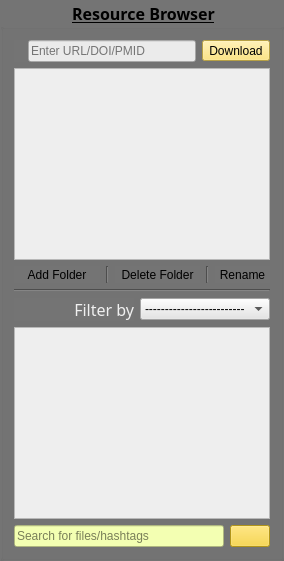
         <widget class="QGroupBox" name="groupBox">
          <property name="sizePolicy">
           <sizepolicy hsizetype="Expanding" vsizetype="Preferred">
            <horstretch>1</horstretch>
            <verstretch>0</verstretch>
           </sizepolicy>
          </property>
          <property name="font">
           <font>
            <family>Trebuchet MS</family>
            <pointsize>12</pointsize>
            <weight>75</weight>
            <bold>true</bold>
            <underline>true</underline>
           </font>
          </property>
          <property name="styleSheet">
           <string notr="true">background-color: rgb(116, 116, 116);</string>
          </property>
          <property name="title">
           <string>Resource Browser</string>
          </property>
          <property name="alignment">
           <set>Qt::AlignCenter</set>
          </property>
          <property name="flat">
           <bool>true</bool>
          </property>
          <property name="checkable">
           <bool>false</bool>
          </property>
          <property name="checked">
           <bool>false</bool>
          </property>
          <layout class="QVBoxLayout" name="verticalLayout" stretch="0,0,0,0,0,0,0">
           <item>
            <layout class="QHBoxLayout" name="horizontalLayout_2">
             <property name="spacing">
              <number>0</number>
             </property>
             <property name="sizeConstraint">
              <enum>QLayout::SetDefaultConstraint</enum>
             </property>
             <item>
              <widget class="QLabel" name="label">
               <property name="text">
                <string/>
               </property>
              </widget>
             </item>
             <item>
              <widget class="QLabel" name="label_3">
               <property name="text">
                <string/>
               </property>
              </widget>
             </item>
             <item>
              <widget class="QLineEdit" name="inputurl">
               <property name="styleSheet">
                <string notr="true">background-color: rgb(235, 235, 235);</string>
               </property>
               <property name="alignment">
                <set>Qt::AlignLeading|Qt::AlignLeft|Qt::AlignVCenter</set>
               </property>
               <property name="dragEnabled">
                <bool>true</bool>
               </property>
               <property name="placeholderText">
                <string>Enter URL/DOI/PMID</string>
               </property>
               <property name="clearButtonEnabled">
                <bool>true</bool>
               </property>
              </widget>
             </item>
             <item>
              <spacer name="horizontalSpacer">
               <property name="orientation">
                <enum>Qt::Horizontal</enum>
               </property>
               <property name="sizeType">
                <enum>QSizePolicy::Minimum</enum>
               </property>
               <property name="sizeHint" stdset="0">
                <size>
                 <width>6</width>
                 <height>6</height>
                </size>
               </property>
              </spacer>
             </item>
             <item>
              <widget class="QToolButton" name="downloadbutton">
               <property name="sizePolicy">
                <sizepolicy hsizetype="Fixed" vsizetype="Fixed">
                 <horstretch>0</horstretch>
                 <verstretch>0</verstretch>
                </sizepolicy>
               </property>
               <property name="toolTip">
                <string>&lt;html&gt;&lt;head/&gt;&lt;body&gt;&lt;p&gt;&lt;span style=&quot; color:#000000;&quot;&gt;Download to the selected folder. Shortcut Shift+Return&lt;/span&gt;&lt;/p&gt;&lt;/body&gt;&lt;/html&gt; </string>
               </property>
               <property name="autoFillBackground">
                <bool>false</bool>
               </property>
               <property name="styleSheet">
                <string notr="true">background-color: rgb(255, 224, 97);





</string>
               </property>
               <property name="text">
                <string>Download</string>
               </property>
               <property name="icon">
                <iconset>
                 <normaloff>ico/030.png</normaloff>ico/030.png</iconset>
               </property>
               <property name="iconSize">
                <size>
                 <width>41</width>
                 <height>19</height>
                </size>
               </property>
               <property name="checkable">
                <bool>false</bool>
               </property>
               <property name="toolButtonStyle">
                <enum>Qt::ToolButtonFollowStyle</enum>
               </property>
              </widget>
             </item>
            </layout>
           </item>
           <item>
            <widget class="QTreeView" name="tree">
             <property name="styleSheet">
              <string notr="true">background-color: rgb(238, 238, 238);</string>
             </property>
            </widget>
           </item>
           <item>
            <layout class="QHBoxLayout" name="horizontalLayout_3">
             <item>
              <widget class="QToolButton" name="newfolder">
               <property name="sizePolicy">
                <sizepolicy hsizetype="Ignored" vsizetype="Fixed">
                 <horstretch>0</horstretch>
                 <verstretch>0</verstretch>
                </sizepolicy>
               </property>
               <property name="toolTip">
                <string>Creates new folder</string>
               </property>
               <property name="autoFillBackground">
                <bool>false</bool>
               </property>
               <property name="styleSheet">
                <string notr="true">QToolTip { color: #000; background-color: #fff; border: none; }
QToolButton{border:none;}
</string>
               </property>
               <property name="text">
                <string>Add Folder</string>
               </property>
               <property name="icon">
                <iconset>
                 <normaloff>ico/019.png</normaloff>ico/019.png</iconset>
               </property>
               <property name="iconSize">
                <size>
                 <width>37</width>
                 <height>40</height>
                </size>
               </property>
               <property name="toolButtonStyle">
                <enum>Qt::ToolButtonFollowStyle</enum>
               </property>
              </widget>
             </item>
             <item>
              <widget class="Line" name="line_2">
               <property name="orientation">
                <enum>Qt::Vertical</enum>
               </property>
              </widget>
             </item>
             <item>
              <widget class="QToolButton" name="deletefolder">
               <property name="sizePolicy">
                <sizepolicy hsizetype="Ignored" vsizetype="Fixed">
                 <horstretch>0</horstretch>
                 <verstretch>0</verstretch>
                </sizepolicy>
               </property>
               <property name="palette">
                <palette>
                 <active>
                  <colorrole role="Button">
                   <brush brushstyle="SolidPattern">
                    <color alpha="255">
                     <red>116</red>
                     <green>116</green>
                     <blue>116</blue>
                    </color>
                   </brush>
                  </colorrole>
                  <colorrole role="Base">
                   <brush brushstyle="SolidPattern">
                    <color alpha="255">
                     <red>116</red>
                     <green>116</green>
                     <blue>116</blue>
                    </color>
                   </brush>
                  </colorrole>
                  <colorrole role="Window">
                   <brush brushstyle="SolidPattern">
                    <color alpha="255">
                     <red>116</red>
                     <green>116</green>
                     <blue>116</blue>
                    </color>
                   </brush>
                  </colorrole>
                 </active>
                 <inactive>
                  <colorrole role="Button">
                   <brush brushstyle="SolidPattern">
                    <color alpha="255">
                     <red>116</red>
                     <green>116</green>
                     <blue>116</blue>
                    </color>
                   </brush>
                  </colorrole>
                  <colorrole role="Base">
                   <brush brushstyle="SolidPattern">
                    <color alpha="255">
                     <red>116</red>
                     <green>116</green>
                     <blue>116</blue>
                    </color>
                   </brush>
                  </colorrole>
                  <colorrole role="Window">
                   <brush brushstyle="SolidPattern">
                    <color alpha="255">
                     <red>116</red>
                     <green>116</green>
                     <blue>116</blue>
                    </color>
                   </brush>
                  </colorrole>
                 </inactive>
                 <disabled>
                  <colorrole role="Button">
                   <brush brushstyle="SolidPattern">
                    <color alpha="255">
                     <red>116</red>
                     <green>116</green>
                     <blue>116</blue>
                    </color>
                   </brush>
                  </colorrole>
                  <colorrole role="Base">
                   <brush brushstyle="SolidPattern">
                    <color alpha="255">
                     <red>116</red>
                     <green>116</green>
                     <blue>116</blue>
                    </color>
                   </brush>
                  </colorrole>
                  <colorrole role="Window">
                   <brush brushstyle="SolidPattern">
                    <color alpha="255">
                     <red>116</red>
                     <green>116</green>
                     <blue>116</blue>
                    </color>
                   </brush>
                  </colorrole>
                 </disabled>
                </palette>
               </property>
               <property name="font">
                <font>
                 <weight>50</weight>
                 <bold>false</bold>
                 <stylestrategy>PreferDefault</stylestrategy>
                </font>
               </property>
               <property name="toolTip">
                <string>Deleting folder will delete all the files</string>
               </property>
               <property name="statusTip">
                <string/>
               </property>
               <property name="styleSheet">
                <string notr="true">QToolTip { color: #000; background-color: #fff; border: none; }
QToolButton{border:none;}

</string>
               </property>
               <property name="text">
                <string>Delete Folder</string>
               </property>
               <property name="icon">
                <iconset>
                 <normaloff>ico/020.png</normaloff>ico/020.png</iconset>
               </property>
               <property name="iconSize">
                <size>
                 <width>37</width>
                 <height>40</height>
                </size>
               </property>
               <property name="toolButtonStyle">
                <enum>Qt::ToolButtonFollowStyle</enum>
               </property>
              </widget>
             </item>
             <item>
              <widget class="Line" name="line_3">
               <property name="orientation">
                <enum>Qt::Vertical</enum>
               </property>
              </widget>
             </item>
             <item>
              <widget class="QToolButton" name="renamefolder">
               <property name="toolTip">
                <string>&lt;html&gt;&lt;head/&gt;&lt;body&gt;&lt;p&gt;&lt;span style=&quot; color:#000000;&quot;&gt;Rename selected folder&lt;/span&gt;&lt;/p&gt;&lt;/body&gt;&lt;/html&gt;</string>
               </property>
               <property name="styleSheet">
                <string notr="true">QToolTip { color: #000; background-color: #fff; border: none; }
QToolButton{border:none;}

</string>
               </property>
               <property name="text">
                <string>Rename</string>
               </property>
               <property name="icon">
                <iconset>
                 <normaloff>ico/021.png</normaloff>ico/021.png</iconset>
               </property>
               <property name="iconSize">
                <size>
                 <width>68</width>
                 <height>37</height>
                </size>
               </property>
               <property name="toolButtonStyle">
                <enum>Qt::ToolButtonFollowStyle</enum>
               </property>
              </widget>
             </item>
            </layout>
           </item>
           <item>
            <widget class="Line" name="line">
             <property name="orientation">
              <enum>Qt::Horizontal</enum>
             </property>
            </widget>
           </item>
           <item>
            <layout class="QHBoxLayout" name="horizontalLayout_4">
             <item>
              <widget class="QLabel" name="label_2">
               <property name="font">
                <font>
                 <family>Arial Rounded MT Bold</family>
                </font>
               </property>
               <property name="styleSheet">
                <string notr="true">border-color: rgb(255, 103, 53);</string>
               </property>
               <property name="text">
                <string>&lt;html&gt;&lt;head/&gt;&lt;body&gt;&lt;p&gt;&lt;span style=&quot; font-size:12pt; color:#f0f0f0;&quot;&gt;Filter by&lt;/span&gt;&lt;/p&gt;&lt;/body&gt;&lt;/html&gt;</string>
               </property>
               <property name="textFormat">
                <enum>Qt::RichText</enum>
               </property>
               <property name="scaledContents">
                <bool>false</bool>
               </property>
               <property name="alignment">
                <set>Qt::AlignRight|Qt::AlignTrailing|Qt::AlignVCenter</set>
               </property>
              </widget>
             </item>
             <item>
              <widget class="QComboBox" name="filtercombo">
               <property name="toolTip">
                <string>Filter files by</string>
               </property>
               <property name="styleSheet">
                <string notr="true">background-color: rgb(229, 229, 229);</string>
               </property>
               <property name="currentText">
                <string>-------------------------</string>
               </property>
               <item>
                <property name="text">
                 <string>-------------------------</string>
                </property>
               </item>
               <item>
                <property name="text">
                 <string>Author</string>
                </property>
               </item>
               <item>
                <property name="text">
                 <string>Journal</string>
                </property>
               </item>
               <item>
                <property name="text">
                 <string>Year</string>
                </property>
               </item>
               <item>
                <property name="text">
                 <string>Type</string>
                </property>
               </item>
              </widget>
             </item>
            </layout>
           </item>
           <item>
            <widget class="QListWidget" name="sortlist">
             <property name="styleSheet">
              <string notr="true">background-color: rgb(238, 238, 238);</string>
             </property>
             <property name="sortingEnabled">
              <bool>true</bool>
             </property>
            </widget>
           </item>
           <item>
            <layout class="QHBoxLayout" name="horizontalLayout_8">
             <item>
              <widget class="QLineEdit" name="sstring">
               <property name="toolTip">
                <string>Search for a word in the pdf. CASE SENSITIVE. Shortcut Ctrl+f</string>
               </property>
               <property name="styleSheet">
                <string notr="true">background-color: rgb(243, 255, 178);</string>
               </property>
               <property name="placeholderText">
                <string>Search for files/hashtags</string>
               </property>
               <property name="clearButtonEnabled">
                <bool>true</bool>
               </property>
              </widget>
             </item>
             <item>
              <widget class="QPushButton" name="squery">
               <property name="toolTip">
                <string>Search. Shortcut Ctrl+Return</string>
               </property>
               <property name="styleSheet">
                <string notr="true">QPushButton{background-color: rgb(248, 207, 37)};
QToolTip { color: #000; background-color: #fff; border: none; }

</string>
               </property>
               <property name="text">
                <string/>
               </property>
               <property name="icon">
                <iconset>
                 <normaloff>ico/012.png</normaloff>ico/012.png</iconset>
               </property>
               <property name="flat">
                <bool>false</bool>
               </property>
              </widget>
             </item>
            </layout>
           </item>
          </layout>
         </widget>
